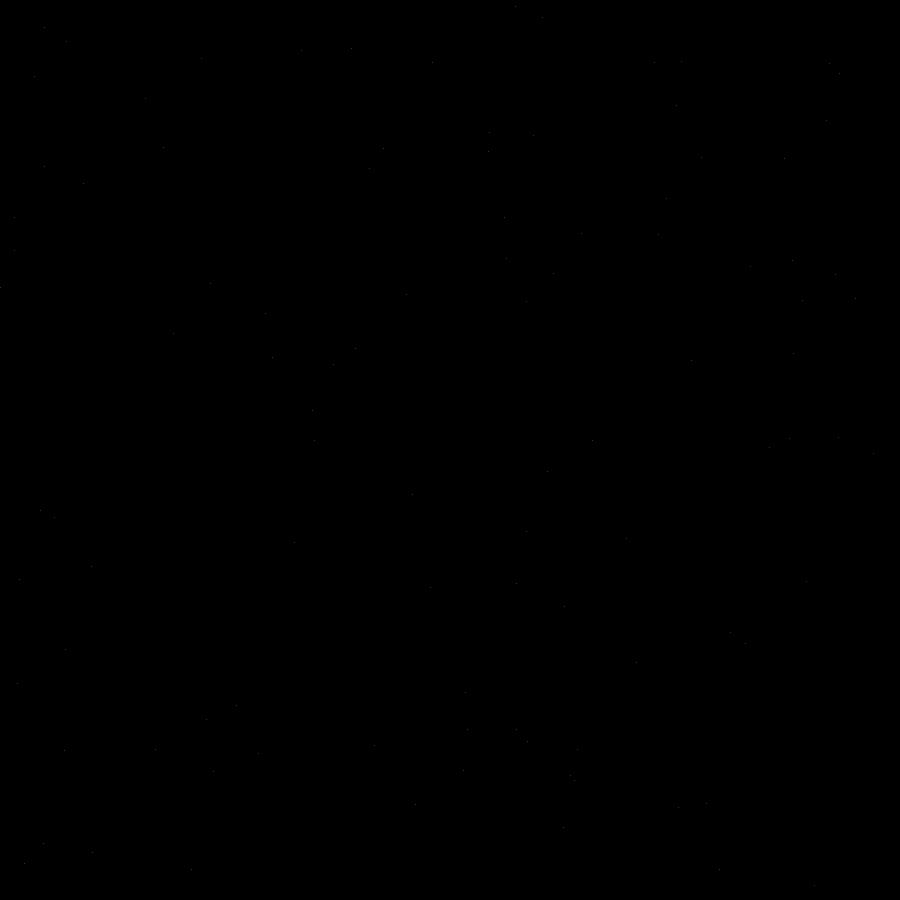
Frame 1 (no input)
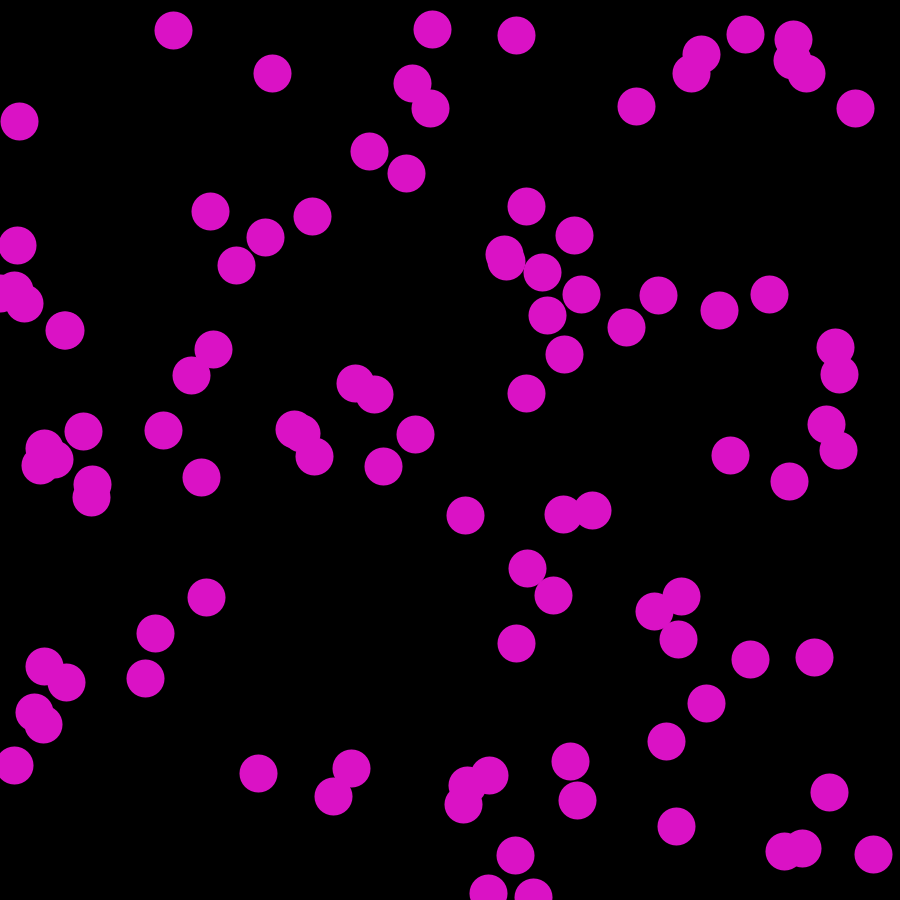
Frame 60 (the mouse pressed at the canvas centre just before this capture)
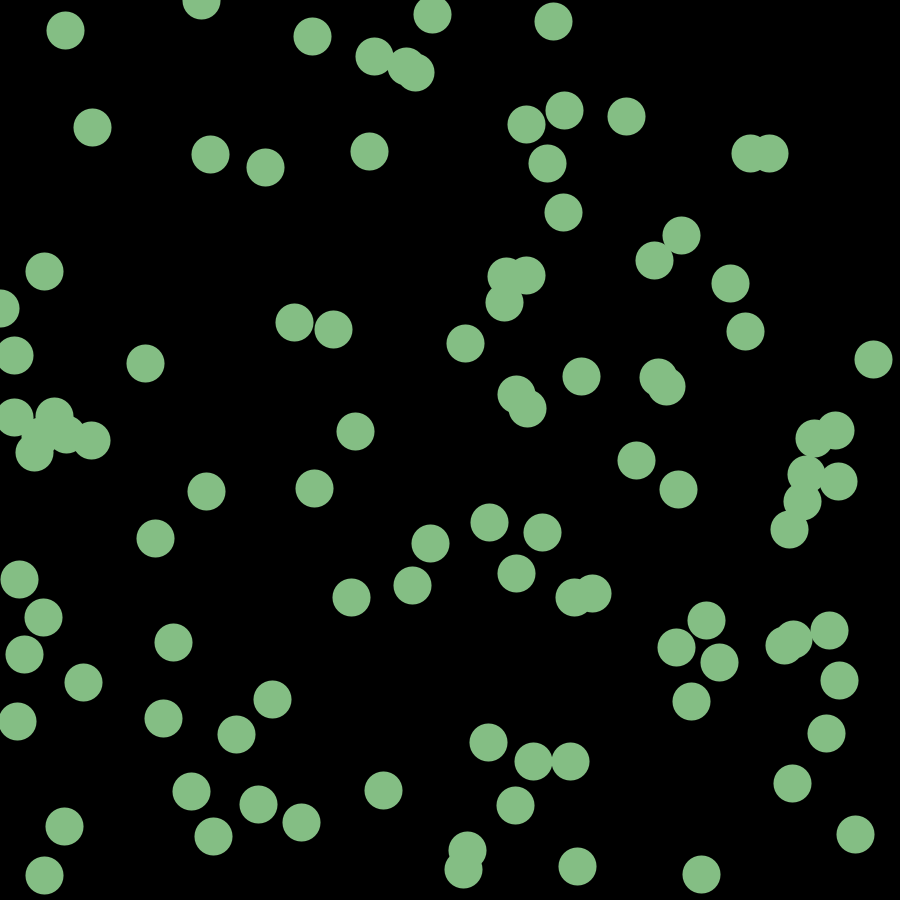
Frame 120 (the mouse held since frame 60 and released just before this capture)

The Processing sketch that drew these frames (run headless with seeded random() and noise(); from frame 60 on, the mouse is pressed at the canvas centre):

// Processing sketch: processing_164755
// ── processing_164755.pde

float[]xCoord = new float[100];
float[]yCoord = new float[100];
float[]speed = new float[100];
void setup() {

  size(900, 900);

  for (int i = 0; i < 100; i++) {

    xCoord[i] = random(width);

    yCoord[i] = random(height);
    
    speed[i] = random(4,17);
  }
}

void draw() {
  background(0);
  stroke(random(255),random(255),random(255));
  strokeWeight(random(50));
  for (int i = 0; i < 100; i++) {
    point(xCoord[i], yCoord[i]);
    yCoord[i] += speed[i];
    if(yCoord[i] > height){
      yCoord[i] = 0;
  }
}
}
